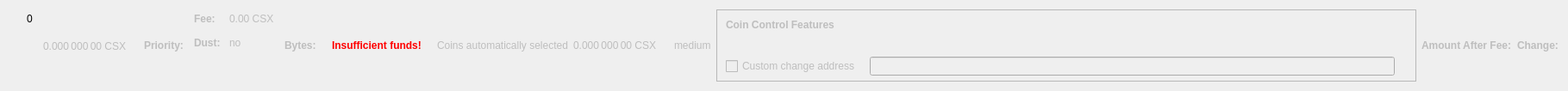
    <widget class="QWidget" name="dummyHideWidget" native="true">
     <property name="maximumSize">
      <size>
       <width>100</width>
       <height>22</height>
      </size>
     </property>
     <layout class="QHBoxLayout" name="dummyHideLayout">
      <item>
       <layout class="QFormLayout" name="formLayoutCoinControl1">
        <property name="horizontalSpacing">
         <number>10</number>
        </property>
        <property name="verticalSpacing">
         <number>14</number>
        </property>
        <property name="leftMargin">
         <number>10</number>
        </property>
        <property name="topMargin">
         <number>4</number>
        </property>
        <property name="rightMargin">
         <number>6</number>
        </property>
        <item row="0" column="1">
         <widget class="QLabel" name="labelCoinControlBytes">
          <property name="cursor">
           <cursorShape>IBeamCursor</cursorShape>
          </property>
          <property name="contextMenuPolicy">
           <enum>Qt::ActionsContextMenu</enum>
          </property>
          <property name="text">
           <string notr="true">0</string>
          </property>
          <property name="textInteractionFlags">
           <set>Qt::LinksAccessibleByMouse|Qt::TextSelectableByKeyboard|Qt::TextSelectableByMouse</set>
          </property>
         </widget>
        </item>
       </layout>
      </item>
      <item>
       <widget class="QLabel" name="labelCoinControlAfterFee">
        <property name="enabled">
         <bool>false</bool>
        </property>
        <property name="sizePolicy">
         <sizepolicy hsizetype="Fixed" vsizetype="Fixed">
          <horstretch>0</horstretch>
          <verstretch>0</verstretch>
         </sizepolicy>
        </property>
        <property name="minimumSize">
         <size>
          <width>111</width>
          <height>12</height>
         </size>
        </property>
        <property name="maximumSize">
         <size>
          <width>111</width>
          <height>12</height>
         </size>
        </property>
        <property name="cursor">
         <cursorShape>IBeamCursor</cursorShape>
        </property>
        <property name="contextMenuPolicy">
         <enum>Qt::ActionsContextMenu</enum>
        </property>
        <property name="text">
         <string notr="true">0.000 000 00 CSX</string>
        </property>
        <property name="textInteractionFlags">
         <set>Qt::LinksAccessibleByMouse|Qt::TextSelectableByKeyboard|Qt::TextSelectableByMouse</set>
        </property>
       </widget>
      </item>
      <item>
       <widget class="QLabel" name="labelCoinControlPriorityText">
        <property name="enabled">
         <bool>false</bool>
        </property>
        <property name="font">
         <font>
          <weight>75</weight>
          <bold>true</bold>
         </font>
        </property>
        <property name="text">
         <string>Priority:</string>
        </property>
       </widget>
      </item>
      <item>
       <layout class="QHBoxLayout" name="horizontalLayout"/>
      </item>
      <item>
       <layout class="QFormLayout" name="formLayoutCoinControl3">
        <property name="horizontalSpacing">
         <number>10</number>
        </property>
        <property name="verticalSpacing">
         <number>14</number>
        </property>
        <property name="leftMargin">
         <number>6</number>
        </property>
        <property name="topMargin">
         <number>4</number>
        </property>
        <property name="rightMargin">
         <number>6</number>
        </property>
        <item row="0" column="0">
         <widget class="QLabel" name="labelCoinControlFeeText">
          <property name="enabled">
           <bool>false</bool>
          </property>
          <property name="font">
           <font>
            <weight>75</weight>
            <bold>true</bold>
           </font>
          </property>
          <property name="text">
           <string>Fee:</string>
          </property>
          <property name="margin">
           <number>0</number>
          </property>
         </widget>
        </item>
        <item row="0" column="1">
         <widget class="QLabel" name="labelCoinControlFee">
          <property name="enabled">
           <bool>false</bool>
          </property>
          <property name="cursor">
           <cursorShape>IBeamCursor</cursorShape>
          </property>
          <property name="contextMenuPolicy">
           <enum>Qt::ActionsContextMenu</enum>
          </property>
          <property name="text">
           <string notr="true">0.00 CSX</string>
          </property>
          <property name="textInteractionFlags">
           <set>Qt::LinksAccessibleByMouse|Qt::TextSelectableByKeyboard|Qt::TextSelectableByMouse</set>
          </property>
         </widget>
        </item>
        <item row="1" column="0">
         <widget class="QLabel" name="labelCoinControlLowOutputText">
          <property name="enabled">
           <bool>false</bool>
          </property>
          <property name="font">
           <font>
            <weight>75</weight>
            <bold>true</bold>
           </font>
          </property>
          <property name="text">
           <string>Dust:</string>
          </property>
         </widget>
        </item>
        <item row="1" column="1">
         <widget class="QLabel" name="labelCoinControlLowOutput">
          <property name="enabled">
           <bool>false</bool>
          </property>
          <property name="cursor">
           <cursorShape>IBeamCursor</cursorShape>
          </property>
          <property name="contextMenuPolicy">
           <enum>Qt::ActionsContextMenu</enum>
          </property>
          <property name="text">
           <string>no</string>
          </property>
          <property name="textInteractionFlags">
           <set>Qt::LinksAccessibleByMouse|Qt::TextSelectableByKeyboard|Qt::TextSelectableByMouse</set>
          </property>
         </widget>
        </item>
       </layout>
      </item>
      <item>
       <widget class="QLabel" name="labelCoinControlBytesText">
        <property name="enabled">
         <bool>false</bool>
        </property>
        <property name="font">
         <font>
          <weight>75</weight>
          <bold>true</bold>
         </font>
        </property>
        <property name="text">
         <string>Bytes:</string>
        </property>
       </widget>
      </item>
      <item>
       <layout class="QFormLayout" name="formLayoutCoinControl2">
        <property name="horizontalSpacing">
         <number>10</number>
        </property>
        <property name="verticalSpacing">
         <number>14</number>
        </property>
        <property name="leftMargin">
         <number>6</number>
        </property>
        <property name="topMargin">
         <number>4</number>
        </property>
        <property name="rightMargin">
         <number>6</number>
        </property>
       </layout>
      </item>
      <item>
       <layout class="QHBoxLayout" name="horizontalLayoutCoinControl2">
        <property name="spacing">
         <number>8</number>
        </property>
        <property name="bottomMargin">
         <number>10</number>
        </property>
       </layout>
      </item>
      <item>
       <widget class="QLabel" name="labelCoinControlInsuffFunds">
        <property name="enabled">
         <bool>false</bool>
        </property>
        <property name="minimumSize">
         <size>
          <width>0</width>
          <height>0</height>
         </size>
        </property>
        <property name="font">
         <font>
          <weight>75</weight>
          <bold>true</bold>
         </font>
        </property>
        <property name="styleSheet">
         <string notr="true">color:red;font-weight:bold;</string>
        </property>
        <property name="text">
         <string>Insufficient funds!</string>
        </property>
        <property name="margin">
         <number>5</number>
        </property>
       </widget>
      </item>
      <item>
       <layout class="QFormLayout" name="formLayoutCoinControl4">
        <property name="horizontalSpacing">
         <number>10</number>
        </property>
        <property name="verticalSpacing">
         <number>14</number>
        </property>
        <property name="leftMargin">
         <number>6</number>
        </property>
        <property name="topMargin">
         <number>4</number>
        </property>
        <property name="rightMargin">
         <number>6</number>
        </property>
       </layout>
      </item>
      <item>
       <widget class="QLabel" name="labelCoinControlAutomaticallySelected">
        <property name="enabled">
         <bool>false</bool>
        </property>
        <property name="sizePolicy">
         <sizepolicy hsizetype="Fixed" vsizetype="Fixed">
          <horstretch>0</horstretch>
          <verstretch>0</verstretch>
         </sizepolicy>
        </property>
        <property name="minimumSize">
         <size>
          <width>0</width>
          <height>0</height>
         </size>
        </property>
        <property name="maximumSize">
         <size>
          <width>240</width>
          <height>16777215</height>
         </size>
        </property>
        <property name="text">
         <string>Coins automatically selected</string>
        </property>
        <property name="margin">
         <number>5</number>
        </property>
       </widget>
      </item>
      <item>
       <widget class="QLabel" name="labelCoinControlChange">
        <property name="enabled">
         <bool>false</bool>
        </property>
        <property name="sizePolicy">
         <sizepolicy hsizetype="Fixed" vsizetype="Fixed">
          <horstretch>0</horstretch>
          <verstretch>0</verstretch>
         </sizepolicy>
        </property>
        <property name="minimumSize">
         <size>
          <width>111</width>
          <height>0</height>
         </size>
        </property>
        <property name="maximumSize">
         <size>
          <width>111</width>
          <height>16777215</height>
         </size>
        </property>
        <property name="cursor">
         <cursorShape>IBeamCursor</cursorShape>
        </property>
        <property name="contextMenuPolicy">
         <enum>Qt::ActionsContextMenu</enum>
        </property>
        <property name="text">
         <string notr="true">0.000 000 00 CSX</string>
        </property>
        <property name="textInteractionFlags">
         <set>Qt::LinksAccessibleByMouse|Qt::TextSelectableByKeyboard|Qt::TextSelectableByMouse</set>
        </property>
       </widget>
      </item>
      <item>
       <widget class="QLabel" name="labelCoinControlPriority">
        <property name="enabled">
         <bool>false</bool>
        </property>
        <property name="cursor">
         <cursorShape>IBeamCursor</cursorShape>
        </property>
        <property name="contextMenuPolicy">
         <enum>Qt::ActionsContextMenu</enum>
        </property>
        <property name="text">
         <string>medium</string>
        </property>
        <property name="textInteractionFlags">
         <set>Qt::LinksAccessibleByMouse|Qt::TextSelectableByKeyboard|Qt::TextSelectableByMouse</set>
        </property>
       </widget>
      </item>
      <item>
       <widget class="QFrame" name="frameCoinControl">
        <property name="sizePolicy">
         <sizepolicy hsizetype="Expanding" vsizetype="Expanding">
          <horstretch>0</horstretch>
          <verstretch>0</verstretch>
         </sizepolicy>
        </property>
        <property name="maximumSize">
         <size>
          <width>16777215</width>
          <height>16777215</height>
         </size>
        </property>
        <property name="frameShape">
         <enum>QFrame::StyledPanel</enum>
        </property>
        <property name="frameShadow">
         <enum>QFrame::Sunken</enum>
        </property>
        <layout class="QVBoxLayout" name="verticalLayoutCoinControl2_2">
         <property name="spacing">
          <number>0</number>
         </property>
         <property name="leftMargin">
          <number>0</number>
         </property>
         <property name="topMargin">
          <number>0</number>
         </property>
         <property name="rightMargin">
          <number>0</number>
         </property>
         <property name="bottomMargin">
          <number>6</number>
         </property>
         <item>
          <layout class="QVBoxLayout" name="verticalLayoutCoinControl" stretch="0,0,0,1">
           <property name="spacing">
            <number>0</number>
           </property>
           <property name="leftMargin">
            <number>10</number>
           </property>
           <property name="topMargin">
            <number>10</number>
           </property>
           <item>
            <layout class="QHBoxLayout" name="horizontalLayoutCoinControl1">
             <property name="bottomMargin">
              <number>15</number>
             </property>
             <item>
              <widget class="QLabel" name="labelCoinControlFeatures">
               <property name="enabled">
                <bool>false</bool>
               </property>
               <property name="sizePolicy">
                <sizepolicy hsizetype="Preferred" vsizetype="Maximum">
                 <horstretch>0</horstretch>
                 <verstretch>0</verstretch>
                </sizepolicy>
               </property>
               <property name="font">
                <font>
                 <weight>75</weight>
                 <bold>true</bold>
                </font>
               </property>
               <property name="styleSheet">
                <string notr="true">font-weight:bold;</string>
               </property>
               <property name="text">
                <string>Coin Control Features</string>
               </property>
              </widget>
             </item>
            </layout>
           </item>
           <item>
            <widget class="QWidget" name="widgetCoinControl" native="true">
             <property name="sizePolicy">
              <sizepolicy hsizetype="Preferred" vsizetype="Preferred">
               <horstretch>0</horstretch>
               <verstretch>0</verstretch>
              </sizepolicy>
             </property>
             <property name="minimumSize">
              <size>
               <width>0</width>
               <height>0</height>
              </size>
             </property>
             <property name="styleSheet">
              <string notr="true"/>
             </property>
             <layout class="QHBoxLayout" name="horizontalLayoutCoinControl5_2">
              <property name="leftMargin">
               <number>0</number>
              </property>
              <property name="topMargin">
               <number>0</number>
              </property>
              <property name="rightMargin">
               <number>0</number>
              </property>
              <property name="bottomMargin">
               <number>0</number>
              </property>
              <item>
               <layout class="QHBoxLayout" name="horizontalLayoutCoinControl3">
                <property name="spacing">
                 <number>20</number>
                </property>
                <property name="topMargin">
                 <number>0</number>
                </property>
                <property name="bottomMargin">
                 <number>10</number>
                </property>
               </layout>
              </item>
             </layout>
            </widget>
           </item>
           <item>
            <layout class="QHBoxLayout" name="horizontalLayoutCoinControl4" stretch="0,0,0">
             <property name="spacing">
              <number>12</number>
             </property>
             <property name="sizeConstraint">
              <enum>QLayout::SetDefaultConstraint</enum>
             </property>
             <property name="topMargin">
              <number>5</number>
             </property>
             <property name="rightMargin">
              <number>5</number>
             </property>
             <item>
              <widget class="QCheckBox" name="checkBoxCoinControlChange">
               <property name="enabled">
                <bool>false</bool>
               </property>
               <property name="toolTip">
                <string>If this is activated, but the change address is empty or invalid, change will be sent to a newly generated address.</string>
               </property>
               <property name="text">
                <string>Custom change address</string>
               </property>
              </widget>
             </item>
             <item>
              <widget class="QValidatedLineEdit" name="lineEditCoinControlChange">
               <property name="enabled">
                <bool>false</bool>
               </property>
               <property name="sizePolicy">
                <sizepolicy hsizetype="Expanding" vsizetype="Fixed">
                 <horstretch>0</horstretch>
                 <verstretch>0</verstretch>
                </sizepolicy>
               </property>
              </widget>
             </item>
             <item>
              <widget class="QLabel" name="labelCoinControlChangeLabel_2">
               <property name="sizePolicy">
                <sizepolicy hsizetype="Preferred" vsizetype="Expanding">
                 <horstretch>0</horstretch>
                 <verstretch>0</verstretch>
                </sizepolicy>
               </property>
               <property name="minimumSize">
                <size>
                 <width>0</width>
                 <height>0</height>
                </size>
               </property>
               <property name="text">
                <string/>
               </property>
               <property name="margin">
                <number>3</number>
               </property>
              </widget>
             </item>
            </layout>
           </item>
           <item>
            <spacer name="verticalSpacerCoinControl">
             <property name="orientation">
              <enum>Qt::Vertical</enum>
             </property>
             <property name="sizeHint" stdset="0">
              <size>
               <width>800</width>
               <height>1</height>
              </size>
             </property>
            </spacer>
           </item>
          </layout>
         </item>
        </layout>
       </widget>
      </item>
      <item>
       <widget class="QLabel" name="labelCoinControlAfterFeeText">
        <property name="enabled">
         <bool>false</bool>
        </property>
        <property name="minimumSize">
         <size>
          <width>0</width>
          <height>0</height>
         </size>
        </property>
        <property name="maximumSize">
         <size>
          <width>16777215</width>
          <height>16777215</height>
         </size>
        </property>
        <property name="font">
         <font>
          <weight>75</weight>
          <bold>true</bold>
         </font>
        </property>
        <property name="text">
         <string>Amount After Fee:</string>
        </property>
        <property name="alignment">
         <set>Qt::AlignLeading|Qt::AlignLeft|Qt::AlignVCenter</set>
        </property>
        <property name="margin">
         <number>0</number>
        </property>
       </widget>
      </item>
      <item>
       <widget class="QLabel" name="labelCoinControlChangeText">
        <property name="enabled">
         <bool>false</bool>
        </property>
        <property name="sizePolicy">
         <sizepolicy hsizetype="Preferred" vsizetype="Preferred">
          <horstretch>0</horstretch>
          <verstretch>0</verstretch>
         </sizepolicy>
        </property>
        <property name="minimumSize">
         <size>
          <width>0</width>
          <height>0</height>
         </size>
        </property>
        <property name="maximumSize">
         <size>
          <width>16777215</width>
          <height>16777215</height>
         </size>
        </property>
        <property name="font">
         <font>
          <weight>75</weight>
          <bold>true</bold>
         </font>
        </property>
        <property name="text">
         <string>Change:</string>
        </property>
        <property name="alignment">
         <set>Qt::AlignLeading|Qt::AlignLeft|Qt::AlignVCenter</set>
        </property>
       </widget>
      </item>
     </layout>
    </widget>
